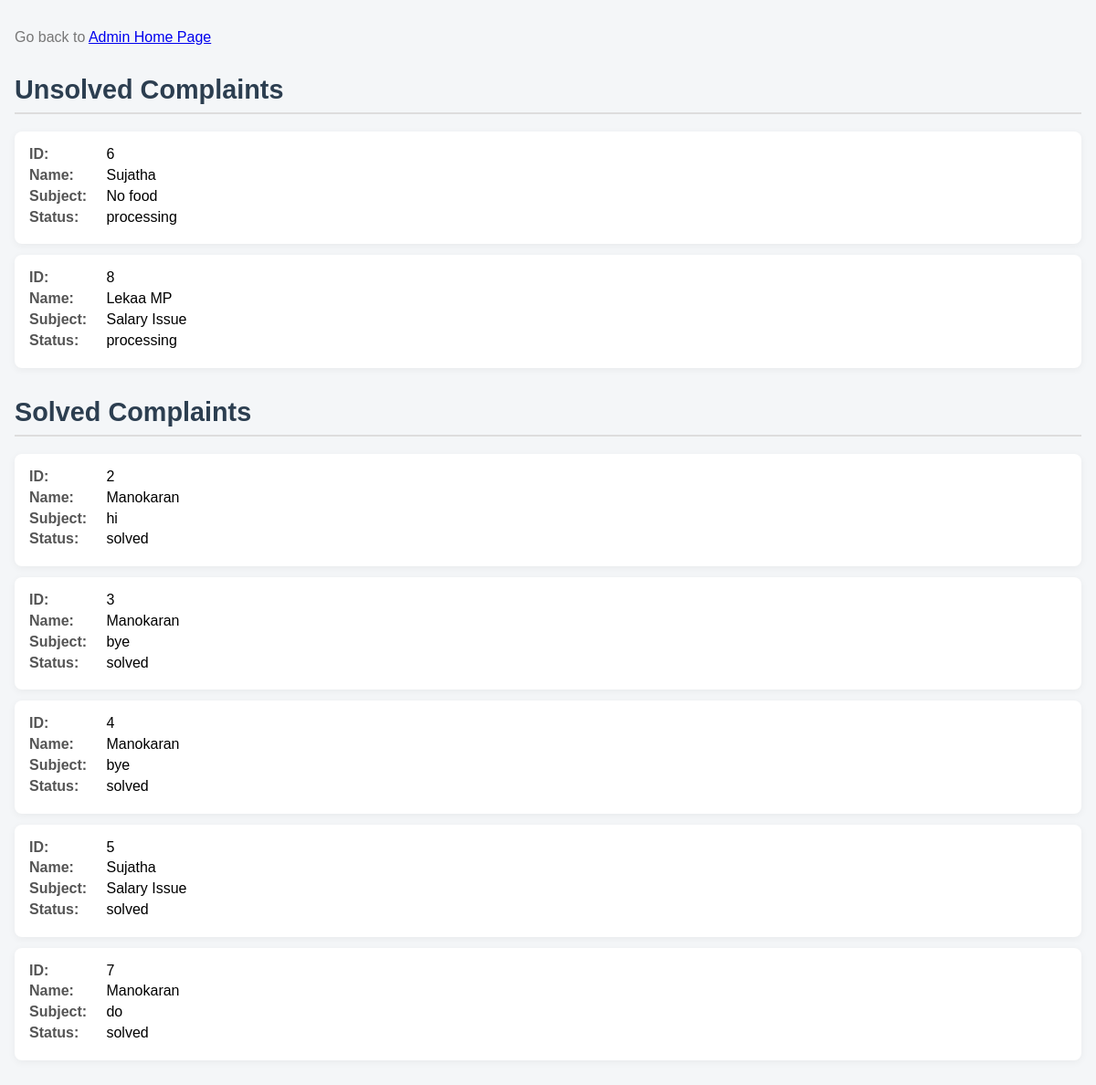
The page /complaints/status/ (signed in) on the database its author committed.
### myapp/models.py (models this page shows, shortened)
class Complaint(models.Model):
    STATUS_CHOICES = [
        ('processing', 'Processing'),
        ('solved', 'Solved'),
    ]
    name = models.CharField(max_length=100)
    contact = models.CharField(max_length=10)
    email = models.EmailField()
    subject = models.CharField(max_length=200)
    message = models.TextField()
    date   = models.DateField(auto_now_add=True)
    status = models.CharField(max_length=20, choices=STATUS_CHOICES, default='processing')

### myapp/views.py (the view)
# urls.py: path('complaints/status/', views.show_complaint_status, name='all_complaint_status'),
@staff_member_required
def show_complaint_status(request):
    processing_complaints = Complaint.objects.filter(status='processing')
    solved_complaints = Complaint.objects.filter(status='solved')
    context = {
        'processing_complaints': processing_complaints,
        'solved_complaints': solved_complaints,
    }
    return render(request, 'complaint_status_list.html', context)

### myapp/templates/complaint_status_list.html (shortened to what this page needs)
<!DOCTYPE html>
<html lang="en">
<head>
</head>
<body>
    <p>Go back to <a href="{% url 'admin_home' %}">Admin Home Page</a></p>
    <h1>Unsolved Complaints</h1>
    {% if processing_complaints %}
        <ul class="complaint-list">
            {% for complaint in processing_complaints %}
                <li class="complaint-item">
                    <div class="complaint-line"><strong>ID:</strong> {{ complaint.id }}</div>
                    <div class="complaint-line"><strong>Name:</strong> {{ complaint.name }}</div>
                    <div class="complaint-line"><strong>Subject:</strong> {{ complaint.subject }}</div>
                    <div class="complaint-line"><strong>Status:</strong> {{ complaint.status }}</div>
                </li>
            {% endfor %}
        </ul>
    {% else %}
        <p>No unsolved complaints.</p>
    {% endif %}
    <h1>Solved Complaints</h1>
    {% if solved_complaints %}
        <ul class="complaint-list">
            {% for complaint in solved_complaints %}
                <li class="complaint-item">
                    <div class="complaint-line"><strong>ID:</strong> {{ complaint.id }}</div>
                    <div class="complaint-line"><strong>Name:</strong> {{ complaint.name }}</div>
                    <div class="complaint-line"><strong>Subject:</strong> {{ complaint.subject }}</div>
                    <div class="complaint-line"><strong>Status:</strong> {{ complaint.status }}</div>
                </li>
            {% endfor %}
        </ul>
    {% else %}
        <p>No solved complaints.</p>
    {% endif %}
</body>
</html>

### myapp/templates/complaint_status_list.html (style rules this page uses)
body { font-family: Arial, sans-serif; margin: 0; padding: 1rem; background-color: #f4f6f8; }
h1 { color: #2c3e50; margin-top: 2rem; font-size: 1.8rem; border-bottom: 2px solid #ddd; padding-bottom: 0.5rem; }
.complaint-list { list-style: none; padding: 0; }
.complaint-item { background-color: #fff; padding: 1rem; margin: 0.75rem 0; border-radius: 8px; box-shadow: 0 2px 8px rgba(0, 0, 0, 0.05); }
.complaint-item strong { display: inline-block; min-width: 80px; color: #555; }
.complaint-line { margin-bottom: 0.3rem; }
p { color: #777; }

### rows shown on the page
Complaint: id "6", name "Sujatha", subject "No food", status "processing"
Complaint: id "8", name "Lekaa MP", subject "Salary Issue", status "processing"
Complaint: id "2", name "Manokaran", subject "hi", status "solved"
Complaint: id "3", name "Manokaran", subject "bye", status "solved"
Complaint: id "4", name "Manokaran", subject "bye", status "solved"
Complaint: id "5", name "Sujatha", subject "Salary Issue", status "solved"
Complaint: id "7", name "Manokaran", subject "do", status "solved"
